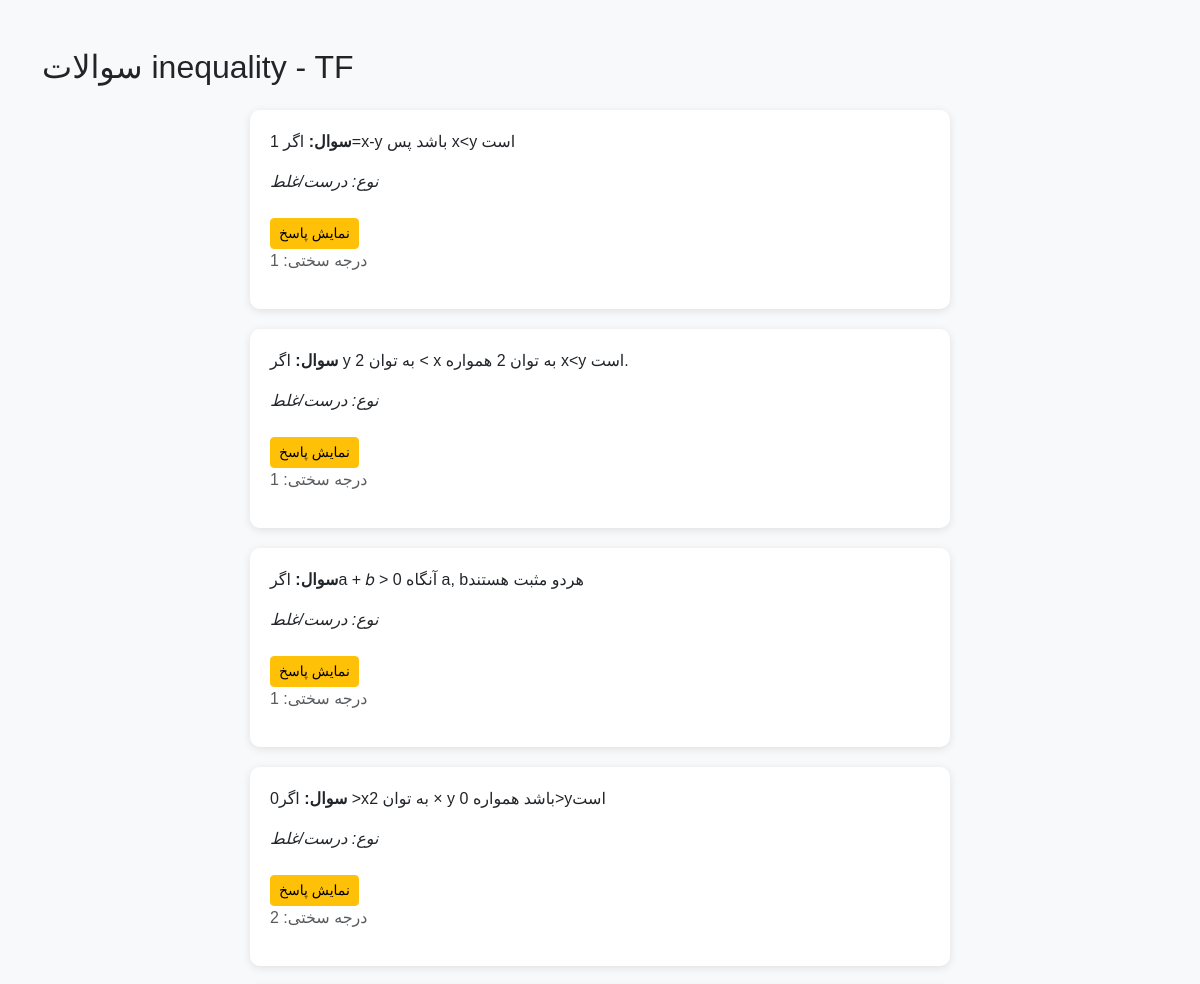
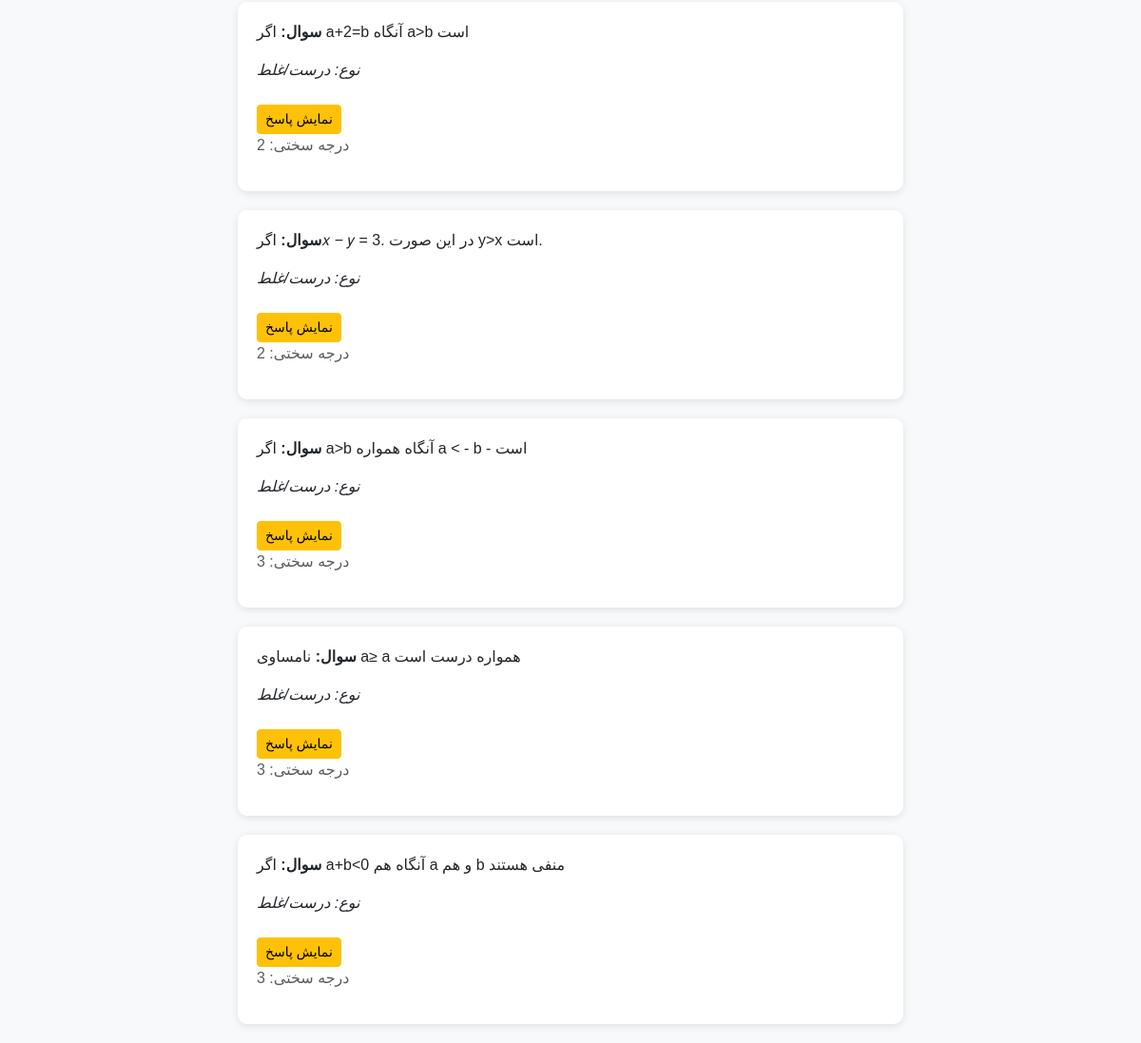
Page /questions/inequality/TF/ on the committed database (2 pictures, top to bottom).
### core/models.py (models this page shows)
class Question(models.Model):
    TOPIC_CHOICES = [
        ('inequality', 'نامعادله'),
        ('identity', 'اتحادها'),
    ]
    QUESTION_TYPES = [
        ('MCQ', 'چندگزینه‌ای'),
        ('TF', 'درست/غلط'),
        ('FILL', 'جای خالی'),
        ('TEXT', 'تشریحی'),
    ]
    subject = models.ForeignKey(Subject, on_delete=models.CASCADE, related_name='questions')
    text = models.TextField()
    choice_a = models.CharField(max_length=255, blank=True)
    choice_b = models.CharField(max_length=255, blank=True)
    choice_c = models.CharField(max_length=255, blank=True)
    choice_d = models.CharField(max_length=255, blank=True)
    correct_choice = models.CharField(
        max_length=1,
        choices=[('A', 'A'), ('B', 'B'), ('C', 'C'), ('D', 'D')],
        blank=True,
        null=True)
    answer_text = models.TextField(blank=True)
    explanation = models.TextField(blank=True)
    difficulty = models.IntegerField(default=1)
    created_at = models.DateTimeField(auto_now_add=True)
    qtype = models.CharField(max_length=50, choices=QUESTION_TYPES,default='MCQ')
    topic = models.CharField(max_length=50, choices=TOPIC_CHOICES,default='inequality')

### core/views.py (the view)
# urls.py: path('questions/<str:topic>/<str:qtype>/', views.questions_list, name='questions_list'),
def questions_list(request, topic, qtype):
    questions = Question.objects.filter(topic=topic, qtype=qtype).order_by('difficulty')
    return render(request, 'core/question_list.html', {
        'questions': questions,
        'topic': topic,
        'qtype': qtype
    })

### templates/core/question_list.html (shortened to what this page needs)
<!DOCTYPE html>
<html lang="fa">
<head>
  <link rel="stylesheet" href="https://cdn.jsdelivr.net/npm/bootstrap@5.3.2/dist/css/bootstrap.min.css">
</head>
<body>
  <div class="container mt-5">
    <h2 class="mb-4">سوالات {{ topic }} - {{ qtype }}</h2>
    {% for q in questions %}
      <div class="question-card text-start">
        <p><strong>سوال:</strong> {{ q.text }}</p>
        {% if q.qtype == 'TF' %}
          <p><em>نوع: درست/غلط</em></p>
        {% endif %}
        <button class="btn btn-sm btn-warning mt-2" onclick="toggleAnswer('{{ q.id }}')">نمایش پاسخ</button>
        <p class="text-muted">درجه سختی: {{ q.difficulty }}</p>
      </div>
    {% empty %}
      <p>هیچ سوالی برای این بخش وجود ندارد.</p>
    {% endfor %}
  </div>
</body>
</html>

### templates/core/question_list.html (style rules this page uses)
body { background-color: #f8f9fa; font-family: Tahoma, sans-serif; }
.question-card { margin: 20px auto; padding: 20px; border-radius: 10px; box-shadow: 0 2px 8px rgba(0,0,0,0.1); max-width: 700px; background: #fff; }

### rows in the picture
Question: text "اگر 1=x-y باشد پس x<y است", qtype "نوع: درست/غلط", difficulty "1"
Question: text "اگر y به توان 2 < x به توان 2 همواره x<y است.", qtype "نوع: درست/غلط", difficulty "1"
Question: text "اگرa + 𝑏 > 0 آنگاه a, bهردو مثبت هستند", qtype "نوع: درست/غلط", difficulty "1"
Question: text "اگر0 >xبه توان 2 × y باشد همواره 0>yاست", qtype "نوع: درست/غلط", difficulty "2"
Question: text "اگر a+2=b آنگاه a>b است", qtype "نوع: درست/غلط", difficulty "2"
Question: text "اگر𝑥 − 𝑦 = 3. در این صورت y>x است.", qtype "نوع: درست/غلط", difficulty "2"
Question: text "اگر a>b آنگاه همواره a < - b - است", qtype "نوع: درست/غلط", difficulty "3"
Question: text "نامساوی a≥ a همواره درست است", qtype "نوع: درست/غلط", difficulty "3"
Question: text "اگر a+b<0 آنگاه هم a و هم b منفی هستند", qtype "نوع: درست/غلط", difficulty "3"

### other values in the picture
{{ topic }} "inequality"
{{ qtype }} "TF"
